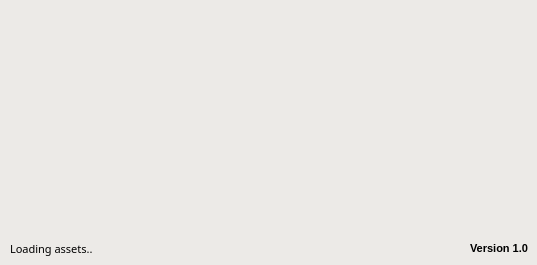
<?xml version="1.0" encoding="UTF-8"?>
<ui version="4.0">
 <class>Form</class>
 <widget class="QWidget" name="Form">
  <property name="geometry">
   <rect>
    <x>0</x>
    <y>0</y>
    <width>537</width>
    <height>265</height>
   </rect>
  </property>
  <property name="windowTitle">
   <string/>
  </property>
  <property name="windowIcon">
   <iconset>
    <normaloff>../assets/logo/Icon.png</normaloff>../assets/logo/Icon.png</iconset>
  </property>
  <property name="styleSheet">
   <string notr="true">background-color: rgb(236, 234, 231);</string>
  </property>
  <widget class="QLabel" name="logo_label">
   <property name="geometry">
    <rect>
     <x>-100</x>
     <y>60</y>
     <width>701</width>
     <height>151</height>
    </rect>
   </property>
   <property name="text">
    <string/>
   </property>
   <property name="pixmap">
    <pixmap>../assets/logo/Logo.png</pixmap>
   </property>
  </widget>
  <widget class="QLabel" name="version_label">
   <property name="geometry">
    <rect>
     <x>470</x>
     <y>240</y>
     <width>61</width>
     <height>17</height>
    </rect>
   </property>
   <property name="font">
    <font>
     <pointsize>8</pointsize>
     <weight>75</weight>
     <bold>true</bold>
    </font>
   </property>
   <property name="text">
    <string>Version 1.0</string>
   </property>
  </widget>
  <widget class="QLabel" name="loading_label">
   <property name="geometry">
    <rect>
     <x>10</x>
     <y>240</y>
     <width>191</width>
     <height>17</height>
    </rect>
   </property>
   <property name="font">
    <font>
     <family>Ubuntu Mono</family>
     <pointsize>8</pointsize>
     <weight>50</weight>
     <bold>false</bold>
    </font>
   </property>
   <property name="text">
    <string>Loading assets..</string>
   </property>
  </widget>
 </widget>
 <resources/>
 <connections/>
</ui>
